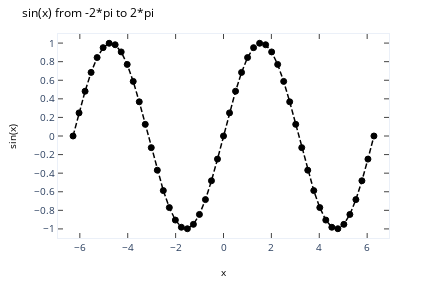

The notebook cell this image was saved under:
### Code cell
#CONVERSION OF MPL FIG TO PLOTLY 

# IMPORT MODULES
import numpy as np
import matplotlib.pyplot as plt
import chart_studio.plotly as py
#conda install -c plotly chart-studio
import plotly.tools as tls
import plotly

# CREATE DATA ARRAYS
x = np.linspace(-2.0 * np.pi, 2.0 * np.pi, 51)
y = np.sin(x)

# MAKE A MPL PLOT
mpl_fig = plt.figure()
plt.plot(x, y, 'ko--')
plt.title('sin(x) from -2*pi to 2*pi')
plt.xlabel('x')
plt.ylabel('sin(x)')
plt.show()

#CONVERT
plotly_fig = tls.mpl_to_plotly(mpl_fig)

#UPDATE THEME
plotly_fig.update_layout(template='plotly_white')

plotly_fig.show()
#SAVE
# plotly.offline.plot(plotly_fig, filename="PLOTLY.html")

### Figure 1 — Plotly figure (JSON) as saved in the notebook; plotly's stock layout.template omitted (floating-point values rounded to 4 significant figures)
{"data": [{"line": {"color": "rgba (0, 0, 0, 1)", "dash": "5.550000000000001px,2.4000000000000004px", "width": 1.5}, "marker": {"color": "#000000", "line": {"color": "#000000", "width": 1}, "opacity": 1, "size": 6, "symbol": "circle"}, "mode": "lines+markers", "name": "_child0", "type": "scatter", "x": [-6.283, -6.032, -5.781, -5.529, -5.278, -5.027, -4.775, -4.524, -4.273, -4.021, -3.77, -3.519, -3.267, -3.016, -2.765, -2.513, -2.262, -2.011, -1.759, -1.508, -1.257, -1.005, -0.754, -0.5027, -0.2513, 8.882e-16, 0.2513, 0.5027, 0.754, 1.005, 1.257, 1.508, 1.759, 2.011, 2.262, 2.513, 2.765, 3.016, 3.267, 3.519, 3.77, 4.021, 4.273, 4.524, 4.775, 5.027, 5.278, 5.529, 5.781, 6.032, 6.283], "xaxis": "x", "y": [2.449e-16, 0.2487, 0.4818, 0.6845, 0.8443, 0.9511, 0.998, 0.9823, 0.9048, 0.7705, 0.5878, 0.3681, 0.1253, -0.1253, -0.3681, -0.5878, -0.7705, -0.9048, -0.9823, -0.998, -0.9511, -0.8443, -0.6845, -0.4818, -0.2487, 8.882e-16, 0.2487, 0.4818, 0.6845, 0.8443, 0.9511, 0.998, 0.9823, 0.9048, 0.7705, 0.5878, 0.3681, 0.1253, -0.1253, -0.3681, -0.5878, -0.7705, -0.9048, -0.9823, -0.998, -0.9511, -0.8443, -0.6845, -0.4818, -0.2487, -2.449e-16], "yaxis": "y"}], "layout": {"autosize": false, "height": 288, "hovermode": "closest", "margin": {"b": 36, "l": 54, "pad": 0, "r": 43, "t": 34}, "showlegend": false, "title": {"font": {"color": "#000000", "size": 12}, "text": "sin(x) from -2*pi to 2*pi"}, "width": 432, "xaxis": {"anchor": "y", "domain": [0, 1], "mirror": "ticks", "nticks": 9, "range": [-6.912, 6.912], "showgrid": false, "showline": true, "side": "bottom", "tickfont": {"size": 10}, "ticks": "inside", "title": {"font": {"color": "#000000", "size": 10}, "text": "x"}, "type": "linear", "zeroline": false}, "yaxis": {"anchor": "x", "domain": [0, 1], "mirror": "ticks", "nticks": 11, "range": [-1.098, 1.098], "showgrid": false, "showline": true, "side": "left", "tickfont": {"size": 10}, "ticks": "inside", "title": {"font": {"color": "#000000", "size": 10}, "text": "sin(x)"}, "type": "linear", "zeroline": false}}}
